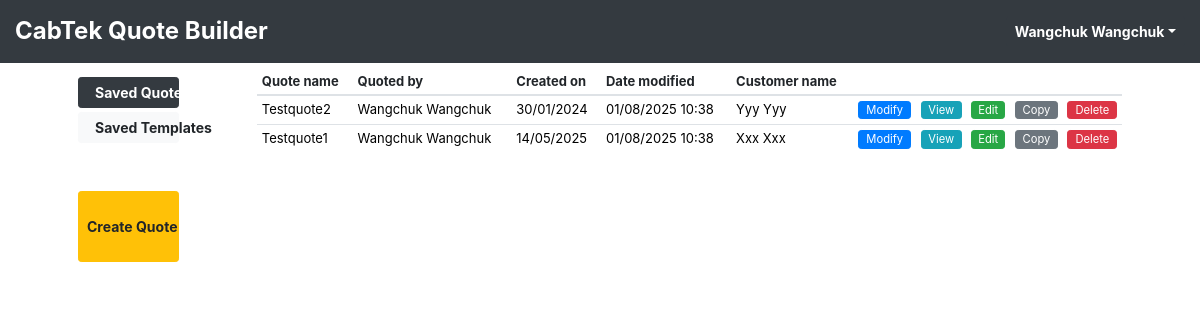
The page /index (signed in) on the database its author committed.
### tables this page shows
CREATE TABLE user_table (
            user_id Integer PRIMARY KEY AUTOINCREMENT,
            user_name TEXT NOT NULL UNIQUE,
            full_name TEXT NOT NULL,
            email_id TEXT NOT NULL,
            user_password TEXT NOT NULL,
            mobile_no TEXT,
            phone_no TEXT,
            user_type_id Integer
            
        );

CREATE TABLE quotes_table (
            quote_id INTEGER PRIMARY KEY AUTOINCREMENT,
            quote_name TEXT NOT NULL UNIQUE,
            user_id INTEGER NOT NULL,
            date_quote_created TEXT,
            customer_name TEXT,
            customer_email TEXT,
            customer_phone_no TEXT,
            delivery_info TEXT,
            quote_name_lower_case TEXT,
            time_stamp INTEGER,
            rev_date TEXT,
            is_template TEXT,
            quote_status_id INTEGER
        , revision_dates TEXT, joinery_supply_type TEXT, is_diy Text, company_id Integer);

### app.py (the view)
@app.route('/index')
@app.route('/index/<showSavedTemplate>')
def index(showSavedTemplate = 'no'):
    try:
        if 'user_info' in session:
            current_user_id = session['user_info']['user_id']
            quotes_by_user_id = quote_builder_db.get_quotes_by_user_id(current_user_id)
            for i in range(len(quotes_by_user_id)):
                user_id = quotes_by_user_id[i]['user_id']
                quotes_by_user_id[i]['quoted_by'] = quote_builder_db.get_user_info_by_id(user_id)['full_name']
                quote_status_id = quotes_by_user_id[i]['quote_status_id']
                quotes_by_user_id[i]['quote_status'] = quote_builder_db.get_quote_status_name(quote_status_id)
            has_saved_quotes = True if any(row['is_template'] == 'no' for row in quotes_by_user_id) else False
            has_saved_template_quotes = True if any(row['is_template'] == 'yes' for row in quotes_by_user_id) else False
            return render_template('index.html', quotes_by_user_id = quotes_by_user_id, has_saved_quotes = has_saved_quotes, has_saved_template_quotes = has_saved_template_quotes, showSavedTemplate = showSavedTemplate)
        else:
            return render_template('login_error.html')
    except Exception as ex:
        print(f'Error:"{ex}" [In function {inspect.stack()[0][3]}]')

### quote_builder_db_manager.py (called while the page is built)
def create_db_connection():
    QUOTING_DB_PATH = file_folder_paths.TEST_QUOTING_DB_PATH    # For Testing
    connection = sqlite3.connect(QUOTING_DB_PATH)
    connection.row_factory = sqlite3.Row
    return connection

def get_user_info_by_id(user_id):
    user_info = {}
    try:
        user_id = int(user_id)
        sql = f' SELECT * FROM user_table WHERE user_id = ? '
        connection = create_db_connection()
        cursor = connection.cursor()
        cursor.execute(sql, [user_id])
        row = cursor.fetchone()
        cursor.close()
        connection.close()
        if row != None:
            user_info = {key: row[key] for key in row.keys()}
        return user_info
    except Exception as ex:
        print(f'Error:"{ex}" [In function {inspect.stack()[0][3]}]')
        return user_info

def get_quote_status_name(quote_status_id):
    quote_status_name = ""
    try:
        quote_status_id = int(quote_status_id)
        sql = f' SELECT * FROM quote_status_table WHERE quote_status_id = ? '
        connection = create_db_connection()
        cursor = connection.cursor()
        cursor.execute(sql, [quote_status_id])
        row = cursor.fetchone()
        cursor.close()
        connection.close()
        return row['quote_status']  if row  else quote_status_name
    except Exception as ex:
        print(f'Error:"{ex}" [In function {inspect.stack()[0][3]}]')
        return quote_status_name

def get_quotes_by_user_id(user_id):
    quotes_by_user_id = []
    try:
        user_id = int(user_id)
        sql = ''' SELECT * FROM quotes_table WHERE user_id=? ORDER BY time_stamp DESC'''
        connection = create_db_connection()
        cursor = connection.cursor()
        cursor.execute(sql,[user_id])
        rows = cursor.fetchall()
        cursor.close()
        connection.close()
        for row in rows:
            quotes_by_user_id.append({key: row[key] for key in row.keys()})
        return quotes_by_user_id
    except Exception as ex:
        print(f'Error:"{ex}" [In function {inspect.stack()[0][3]}]')
        return quotes_by_user_id

### templates/index.html (shortened to what this page needs)
{% include "header.html" %}
<div class="main-div">
    {% if "user_info" in session %}
    <div class="row ml-5 mr-5">
        <div class="col-md-2 " id="index_buttons_div">
            <div class="mr-5">
                <button type="button" class="btn btn-sm {{'btn-dark' if showSavedTemplate == 'no' else 'btn-light '}} full-width  mt-1 mb-1 bold text-left pl-3" id="saved_quote_btn" onclick="showSavedQuotesDiv()">Saved Quotes</button>
                <button type="button" class="btn btn-sm {{'btn-dark' if showSavedTemplate == 'yes' else 'btn-light '}} full-width  mb-5 bold text-left pl-3" id="saved_template_btn" onclick="showSavedTemplateDiv()">Saved Templates</button>
                <a type="button" class="btn btn-sm btn-warning full-width  bold mb-4   pt-4 pb-4" id="create_quote_btn" onclick="" href="{{url_for('create_quote')}}">Create Quote </a>
            </div>
        </div>
        <div class="col-md-10" >
            <div class="row" >
                <div class="col-md-12 {{ 'hide' if showSavedTemplate == 'yes' else '' }}" id="saved_quote_div" style="overflow-x: hidden; overflow-y: auto; height: 85vh;">
                    {% if quotes_by_user_id and has_saved_quotes == true %}
                    <table class="table table-sm table-hover" id="saved_quote_table" >
                        <thead>
                            <tr>
                                <th scope="col" class="border-top-0">Quote name</th>
                                <th scope="col" class="border-top-0">Quoted by</th>
                                <th scope="col" class="border-top-0">Created on</th>
                                <th scope="col" class="border-top-0">Date modified</th>
                                <th scope="col" class="border-top-0">Customer name</th>
                                <th colspan="5" class="border-top-0 "></th>
                            </tr>
                        </thead>
                        <tbody>
                            {% for quote in quotes_by_user_id %}
                            {% if quote['is_template'] == 'no' %}
                            <tr id="quote_id_{{quote['quote_id']}}">
                                <td>
                                    {{ quote['quote_name'] }}
                                </td>
                                <td>{{ quote['quoted_by'] }}</td>
                                <td>{{ quote['date_quote_created'] }}</td>
                                <td> {{ quote['rev_date']}}</td>
                                <td>{{ quote['customer_name'] }}</td>
                                <td><a href="{{url_for('add_quote_details',quote_name = quote['quote_name'] )}}" type="button" class="btn btn-sm btn-primary full-width p-0 m-0 "><small class=" pl-1 pr-1">Modify</small></a></td>
                                <td><a href="{{url_for('view_quote',quote_name = quote['quote_name'] )}}" type="button" class="btn btn-sm btn-info full-width p-0 m-0"><small class=" pl-1 pr-1">View</small></a></td>
                                <td><a href="{{url_for('edit_quote',quote_id = quote['quote_id'] )}}" type="button" class="btn btn-sm btn-success full-width p-0 m-0"><small class=" pl-1 pr-1">Edit</small></a></td>
                                <td><button type="button" class="btn btn-sm btn-secondary full-width p-0 m-0 " data-quote_name="{{quote['quote_name']}}" data-quote_id="{{quote['quote_id']}}" onclick="copyQuoteAndDetails(this)"><small class=" pl-1 pr-1">Copy</small></button></td>
                                <td><button type="button" class="btn btn-sm btn-danger full-width p-0 m-0" data-quote_name="{{quote['quote_name']}}" data-quote_id="{{quote['quote_id']}}" data-is_template="{{quote['is_template']}}" onclick="deleteQuote(this)"><small
                                            class=" pl-1 pr-1">Delete</small></button></td>
                            </tr>
                            {% endif %}
                            {% endfor %}
                        </tbody>
                    </table>
                    {% else %}
                    <h6 class="text-danger mt-5 ">No quotes added yet!</h6>
                    {% endif %}
                </div>
            </div>
        </div>
    </div>
    {% else %}
    <center>
        <p class=" text-red">Ooopss.. Seems like you are logged out..</p>
        <a href="{{url_for('login')}}"> Click here to login again </a>
    </center>
    {% endif %}
</div>
{% include "footer.html" %}

### templates/header.html (shortened to what this page needs)
<html lang="en">
{% set active_page = page_name %}
<head>
    <link href="{{ url_for('static', filename='vendor/bootstrap4/css/bootstrap.min.css') }}" rel="stylesheet">
    <link href="{{ url_for('static', filename='mycss/styles.css')}}" rel="stylesheet">
    <link href="{{ url_for('static', filename='mycss/view_quote_style.css')}}" rel="stylesheet">
    <link rel="stylesheet" type="text/css" href="{{ url_for('static', filename='mycss/disble_printing.css')}}" media="print" />
</head>
<body>
    <nav class="navbar navbar-expand-lg bg-dark sticky-top p-0">
        <div class="container-fluid  m-0 pt-3 pb-3">
            <div class="nav navbar-nav">
                <p class="nav-link text-white bold h4 p-0  m-0 mr-5">CabTek Quote Builder</p>
            </div>
            <div class="dropdown nav navbar-nav navbar-right   p-0">
                {% if 'user_info' in session %}
                <button class="btn btn-sm btn-dark dropdown-toggle bold" type="button" id="dropdownMenuUser" data-toggle="dropdown" aria-haspopup="true" aria-expanded="false">{{ session['user_info']['full_name'] }}</button>
                {% endif %}
            </div>
        </div>
    </nav>

### templates/footer.html (shortened to what this page needs)
</body>
</html>

### static/mycss/styles.css (style rules this page uses)
.main-div { margin: 10px 15px 10px 15px; }
#saved_quote_table th, #saved_template_table th { font-size: 13px; padding-top: 0px; }
#saved_quote_table td, #saved_template_table td { font-size: 13px; }
.full-width { display: block; width: 100%; }
.bold { font-weight: bold; }
.text-white { color: white; }

### static/mycss/view_quote_style.css (style rules this page uses)
table td { font-size: 16px; padding-top: 0; padding-bottom: 0; margin: 0; color: black; }

### rows shown on the page
user_table: user_info.full_name "Wangchuk Wangchuk", quoted_by "Wangchuk Wangchuk" "Wangchuk Wangchuk"
quotes_table: quote_name "Testquote2", date_quote_created "30/01/2024", rev_date "01/08/2025 10:38", customer_name "Yyy Yyy"
quotes_table: quote_name "Testquote1", date_quote_created "14/05/2025", rev_date "01/08/2025 10:38", customer_name "Xxx Xxx"
